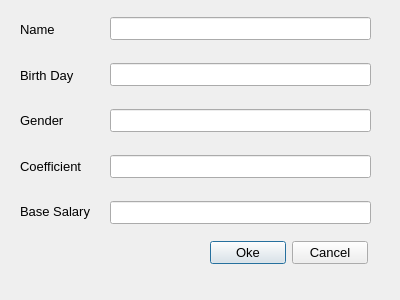
<?xml version="1.0" encoding="UTF-8"?>
<ui version="4.0">
 <class>Dialog</class>
 <widget class="QDialog" name="Dialog">
  <property name="geometry">
   <rect>
    <x>0</x>
    <y>0</y>
    <width>400</width>
    <height>300</height>
   </rect>
  </property>
  <property name="font">
   <font>
    <family>Arial</family>
    <pointsize>10</pointsize>
   </font>
  </property>
  <property name="windowTitle">
   <string>Dialog</string>
  </property>
  <widget class="QWidget" name="layoutWidget">
   <property name="geometry">
    <rect>
     <x>110</x>
     <y>0</y>
     <width>261</width>
     <height>241</height>
    </rect>
   </property>
   <layout class="QVBoxLayout" name="verticalLayout">
    <item>
     <widget class="QLineEdit" name="txtName"/>
    </item>
    <item>
     <widget class="QLineEdit" name="txtBirthday"/>
    </item>
    <item>
     <widget class="QLineEdit" name="txtGender"/>
    </item>
    <item>
     <widget class="QLineEdit" name="txtCoefficient"/>
    </item>
    <item>
     <widget class="QLineEdit" name="txtBasicSalary"/>
    </item>
   </layout>
  </widget>
  <widget class="QWidget" name="layoutWidget">
   <property name="geometry">
    <rect>
     <x>20</x>
     <y>10</y>
     <width>73</width>
     <height>221</height>
    </rect>
   </property>
   <layout class="QVBoxLayout" name="verticalLayout_2">
    <item>
     <widget class="QLabel" name="label">
      <property name="font">
       <font>
        <family>Arial</family>
        <pointsize>10</pointsize>
       </font>
      </property>
      <property name="text">
       <string>Name</string>
      </property>
     </widget>
    </item>
    <item>
     <widget class="QLabel" name="label_2">
      <property name="font">
       <font>
        <family>Arial</family>
        <pointsize>10</pointsize>
       </font>
      </property>
      <property name="text">
       <string>Birth Day</string>
      </property>
     </widget>
    </item>
    <item>
     <widget class="QLabel" name="label_3">
      <property name="font">
       <font>
        <family>Arial</family>
        <pointsize>10</pointsize>
       </font>
      </property>
      <property name="text">
       <string>Gender</string>
      </property>
     </widget>
    </item>
    <item>
     <widget class="QLabel" name="label_4">
      <property name="font">
       <font>
        <family>Arial</family>
        <pointsize>10</pointsize>
       </font>
      </property>
      <property name="text">
       <string>Coefficient</string>
      </property>
     </widget>
    </item>
    <item>
     <widget class="QLabel" name="label_5">
      <property name="font">
       <font>
        <family>Arial</family>
        <pointsize>10</pointsize>
       </font>
      </property>
      <property name="text">
       <string>Base Salary</string>
      </property>
     </widget>
    </item>
   </layout>
  </widget>
  <widget class="QWidget" name="">
   <property name="geometry">
    <rect>
     <x>210</x>
     <y>240</y>
     <width>158</width>
     <height>26</height>
    </rect>
   </property>
   <layout class="QHBoxLayout" name="horizontalLayout">
    <item>
     <widget class="QPushButton" name="btnOke">
      <property name="text">
       <string>Oke</string>
      </property>
     </widget>
    </item>
    <item>
     <widget class="QPushButton" name="btnCancel">
      <property name="text">
       <string>Cancel</string>
      </property>
     </widget>
    </item>
   </layout>
  </widget>
 </widget>
 <resources/>
 <connections/>
</ui>
